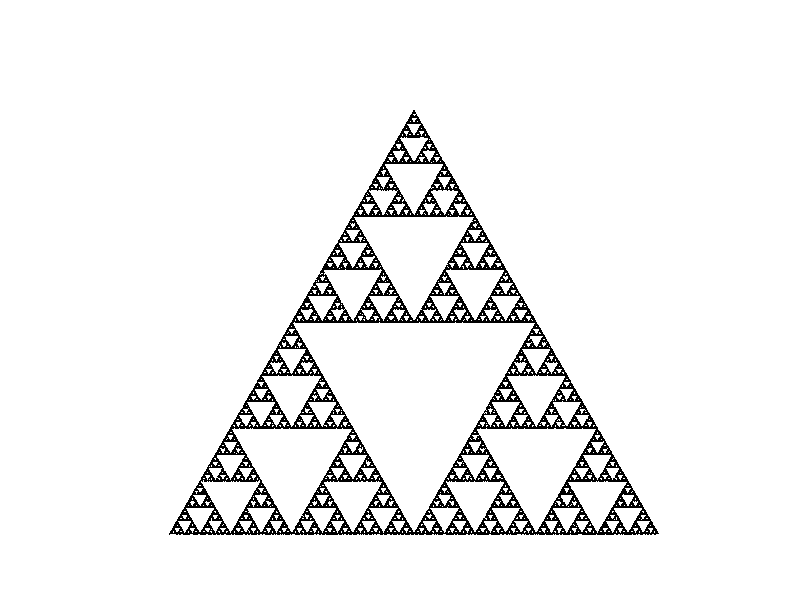

Write the MATLAB code that produced this figure.
function finitesierpinski(n)
%FINITESIERPINSKI   Sierpinski's triangle.
%   FINITESIERPINSKI(N) does not run forever, but plots N points.
%   FINITEFERN with no arguments plots 5000 points.
%   See also FERN.

if nargin < 1, n = 100000; end

A = [1/2 0; 0 1/2];
b1 = [0 0]';
b2 = [1/2 0]';
b3 = [1/4 sqrt(3)/4]';

x = [0 0]';
xs = zeros(2,n);
xs(:,1) = x;
for j = 2:n
   r = ceil(3*rand);
   switch r
      case 1, x = A*x + b1;
      case 2, x = A*x + b2;
      case 3, x = A*x + b3;
   end
   xs(:,j) = x;
end

shg
set(gcf,'color','white')
darkgreen = [0 0 0];
if n <= 5000, dotsize = 6; else dotsize = 1; end
plot(xs(1,:),xs(2,:),'.','markersize',dotsize,'color',darkgreen);
axis([0 1 0 1])
axis square
axis off
